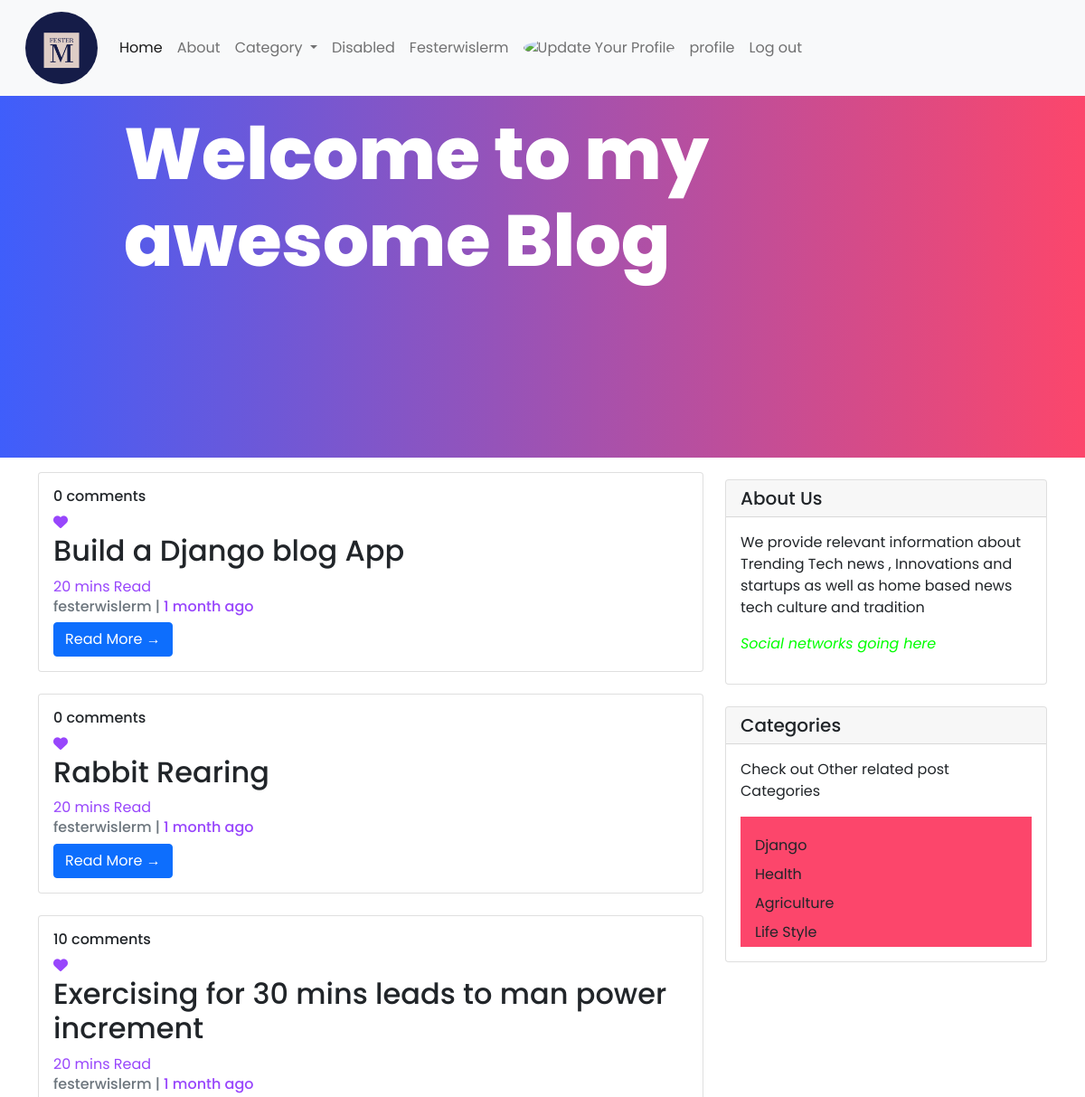
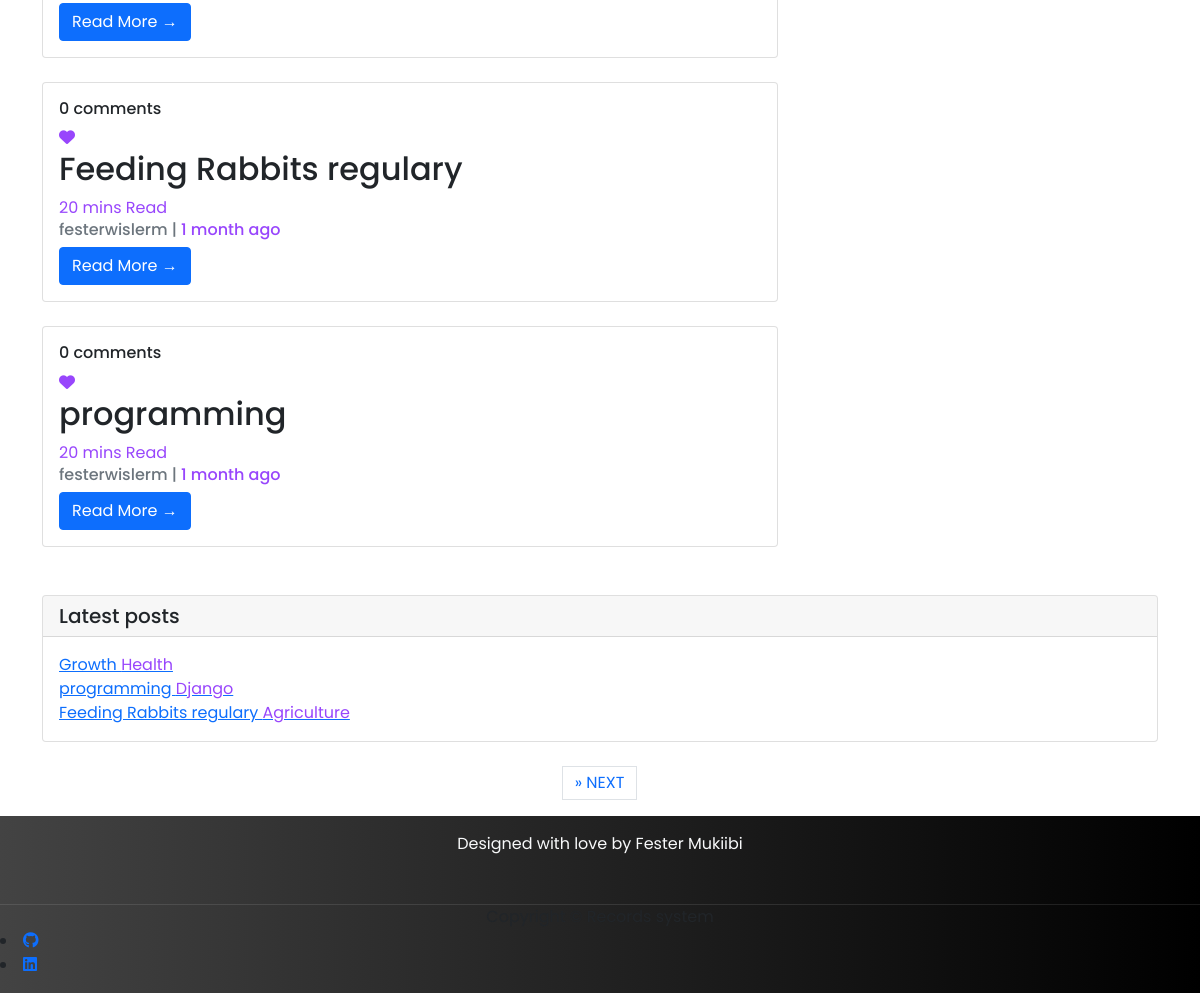
The app's page / (signed in), older data (2 pictures, top to bottom).
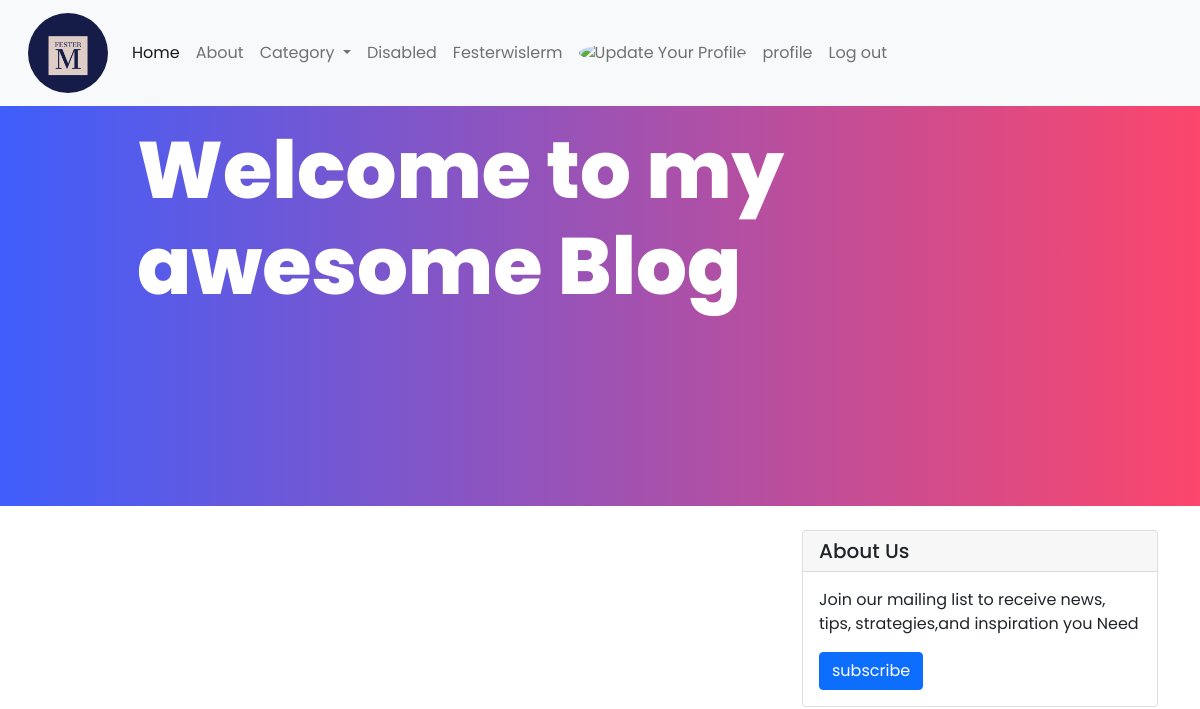
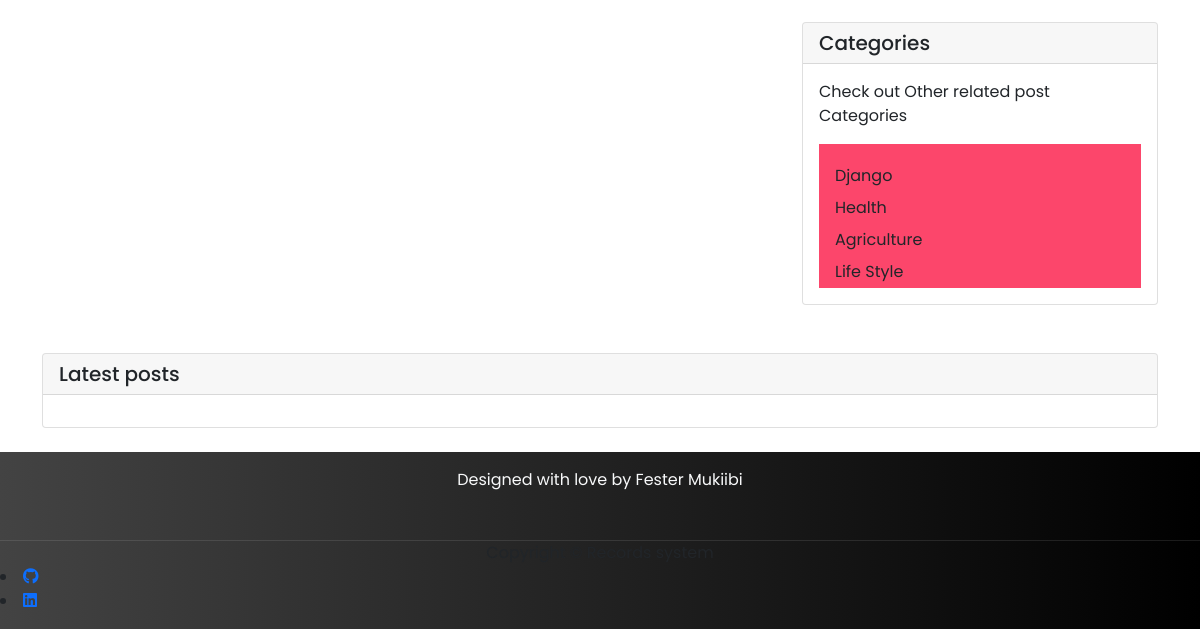
The same page, newer data (2 pictures, top to bottom).
### blogApp/models.py (models this page shows, shortened)
class Post (models.Model):
     title = models.CharField(max_length=100, unique=True)
     slug = models.SlugField(max_length=200, unique=True)
     author = models.ForeignKey(User, on_delete=models.CASCADE)
     updated_on = models.DateTimeField(auto_now=True)
     content = tinymce_models.HTMLField()
     created_on = models.DateTimeField(auto_now_add=True)
     status = models.IntegerField(choices=STATUS, default=0)
     postImg = models.FileField(
          upload_to="images/", null=True, blank=True, verbose_name="Post Image")
     category = models.ForeignKey(
          Category_post, on_delete=models.CASCADE, default=True, null=True)
     class Meta:
          ordering = ['-created_on']

class Category_post(models.Model):
    name = models.CharField(max_length=100)
    def __str__(self) -> str:
        return (self.name)

### blogApp/views.py (the view)
# urls.py: path('', views.PostList.as_view(), name='home'),
class PostList(generic.ListView):
    queryset = Post.objects.filter(status=1).order_by('created_on')[:6]
    template_name = 'blogapp/index.html'
    paginate_by = 5

### blogApp/views.py (called while the page is built)
def latest_list(request):
    latest_list = Post.objects.filter(created_on__month=9).order_by('-created_on')[:3]
    context = {
        "latest_list": latest_list,
    }
    return context

def category_list(request):
     category_list = Category_post.objects.exclude(name="default")
     context ={
          "category_list": category_list,
     }
     return context

### blogApp/templates/blogapp/index.html (shortened to what this page needs)
{% extends 'blogapp/base.html' %}
{% load static %}
{% load humanize %}
{% block body %}
     <header class="masthead">
          <div class="container">
               <div class="row">
                    <div class="col-md-8 col-md-10 mx-auto">
                         <div class="site-heading">
                              <h1 class="site-heading my-4 mt-3 text-white">Welcome to my awesome Blog</h1>
                         </div>
                    </div>
               </div>
          </div>
     </header>
     <div class="container">
          <div class="row">
               <div class="col-md-8 mt-3 left">
                    {% for post in post_list %}
                    <div class="card mb-4">
                         <div class="card-body">
                              <h6>{{post.comments.count}} comments</h6> <span><i class="fas fa-heart"></i></span>
                              <h2 class="card-title">{{post.title}}</h2><span>20 mins Read</span>
                              <p class="card-text text-muted h6"> {{post.author}} | <span>{{ post.created_on |naturaltime}}</span> </p>
                              <a href="{%url 'post_detail' post.slug %}" class="btn btn-primary">Read More &rarr;</a>
                         </div>
                    </div>
                    {% endfor %}
               </div>
               {% block sidebar %} {% include 'blogapp/sidebar.html' %} {% endblock sidebar %}
          </div>
          <div class="card my-4">
               <h5 class="card-header">Latest posts</h5>
               <div class="card-body">
                         {% for post in latest_list %}
                              <a href="{%url 'post_detail' post.slug %}">{{post.title}}  <span>{{post.category}}</span></a><br>
                         {% endfor %}
                    </div>
               </div>
          </div>
      {% if is_paginated %}
     <nav aria-label="Page navigation conatiner">
          <ul class="pagination justify-content-center">
               {% if page_obj.has_next %}
               <li><a href="?page={{page_obj.next_page_number}}" class="page-link">&raquo; NEXT</a></li>
               {%endif%}
          </ul>
     </nav>
     {% endif %}
{% endblock %}

### blogApp/templates/blogapp/base.html (shortened to what this page needs)
{% load static %}
<!DOCTYPE html>
<html lang="en">
<head>
     <link rel="stylesheet" href="{%static 'blogapp/css/blog.css' %}">
     <link rel="stylesheet" href="{% static 'blogapp/css/fontawesome.css' %}">
     <link href="https://cdn.jsdelivr.net/npm/bootstrap@5.0.2/dist/css/bootstrap.min.css" rel="stylesheet">
     <link rel="stylesheet" href="{% static 'blogapp/bootstrap/css/bootstrap.min.css' %}">
     <link href="https://cdn.jsdelivr.net/npm/bootstrap@5.0.2/dist/css/bootstrap.min.css" rel="stylesheet"
>
     <link rel="stylesheet" href="css/font-awesome.min.css">
</head>
<body>
     <nav class="navbar navbar-expand-lg navbar-light bg-light">
          <div class="container-fluid">
          <a class="navbar-brand" href="#"><img class="rounded-circle account-img" src="/media/images/logo.jpeg" alt="" style="width: 5rem;"></a>
          <div class="collapse navbar-collapse" id="navbarSupportedContent">
               <ul class="navbar-nav me-auto mb-2 mb-lg-0">
               <li class="nav-item">
                    <a class="nav-link active" aria-current="page" href="{%url 'home' %}">Home</a>
               </li>
               <li class="nav-item">
                    <a class="nav-link" href="{%url 'l_view'%}">About</a>
               </li>
               <li class="nav-item dropdown">
                    <a class="nav-link dropdown-toggle" href="#" id="navbarDropdown" role="button" data-bs-toggle="dropdown" aria-expanded="false">
                    Category
                    </a>
               </li>
               <li class="nav-item">
                    <a class="nav-link " href="#" tabindex="-1" aria-disabled="true">Disabled</a>
               </li>
               {% if user.is_authenticated %}
                    <li class="nav-item">
                         <a class="nav-link" href="#" style="text-transform: capitalize;">{{user.username}}</a>
                    </li>
                    <li class="nav-item">
                         <a class="nav-link" href="#"><img class="rounded-circle account-img" src="{{user.profile.image.url}}" alt="Update Your Profile" style="width: 50px;"></a>
                    </li>
                    <li class="nav-item">
                         <a class="nav-link" href="{% url 'profp' %}">profile</a>
                    </li>
                    <li class="nav-item">
                         <a class="nav-link" href="{%url 'logout'%}">Log out</a>
                    </li>
                    {%else%}
                         <li class="nav-item">
                              <a class="nav-link" href="{% url 'login'%}"><em style="color: crimson;">Your Not Logged In! </em> Sign Up</a>
                         </li>
                    {% endif %}
               </ul>
          </div>
          </div>
     </nav>
     {% block body %}{% endblock %}
     <footer class="py-3 bg-grey">
          <p class="m-0 text-light text-center">Designed with love by Fester Mukiibi</p>
          <div class="footer-bottom">
               <p class="m-0 text-dark text-center">Copyright &copy; Records system</p>
               <li><a href="#"><i class="fab fa-github"></i></a></li>
               <li><a href="#"><i class="fab fa-linkedin"></i></a></li>
          </div>
     </footer>
</body>
</html>

### blogApp/templates/blogapp/sidebar.html (shortened to what this page needs)
{% block sidebar %}
{% load static %}
     {% load crispy_forms_tags %}
     <div class="col-md-4 float-right">
          {% if post_list %}
          <div class="card my-4">
               <h5 class="card-header">About Us</h5>
               <div class="card-body">
                    <p class="card-text">We provide relevant information about Trending Tech news , Innovations and startups as well as home based news tech culture and
                         tradition
                    </p>
                    <p><em style="color: lime;">Social networks going here</em></p>
               </div>
          </div>
          {% else %}
          <div class="card my-4">
               <h5 class="card-header">About Us</h5>
               <div class="card-body">
                    <p class="card-text">Join our mailing list to receive news, tips, strategies,and inspiration you Need </p>
                    <form method="POST">
                         <button class="btn btn-primary" type="submit">subscribe</button>
                    </form>
               </div>
          </div>
          {%endif%}
          <div class="card my-4">
               <h5 class="card-header">Categories</h5>
               <div class="card-body">
                    <p class="card-text">Check out Other related post Categories</p>
                    <div class="bottom-top pt-3" style="background-color: #FC466B;">
                         {% for category in category_list %}
                         <a class="dropdown-item" href="/category/{{category.name}}" style="transition: 4s ease;">{{category.name| title}}</a>
                         {% endfor %}
                    </div>
               </div>
          </div>
     </div>
{% endblock sidebar %}

### blogApp/static/blogapp/css/blog.css (style rules this page uses)
* { font-family: 'Poppins', sans-serif; margin: 0; padding: 0; }
header { height: 50vh; background: #FC466B; background: -webkit-linear-gradient(to right, #3F5EFB, #FC466B); background: linear-gradient(to right, #3F5EFB, #FC466B); }
h1.site-heading { font-size: 5rem; font-weight: 800; }
h5 { font-weight: 300; }
a img.account-img { width: 100%; height: 100%; }
footer { background: #000000; background: -webkit-linear-gradient(to right, #434343, #000000); background: linear-gradient(to right, #434343, #000000); }
footer .footer-bottom { border-top: 1px solid rgba(255,255,255,0.1); margin-top: 3em; }
*, *:before, *:after { box-sizing: inherit; }
.row { display: flex; }

Row changes from the older to the newer data that the page shows:
removed Post: comments.count "0", title "Build a Django blog App", author "festerwislerm", created_on "1 month ago", shown under "Welcome to my awesome Blog"
removed Post: comments.count "0", title "Rabbit Rearing", author "festerwislerm", created_on "1 month ago", shown under "Welcome to my awesome Blog"
removed Post: comments.count "10", title "Exercising for 30 mins leads to man power increment", author "festerwislerm", created_on "1 month ago", shown under "Welcome to my awesome Blog"
removed Post: comments.count "0", title "Feeding Rabbits regulary", author "festerwislerm", created_on "1 month ago", category "Agriculture"
removed Post: comments.count "0", title "programming", author "festerwislerm", created_on "1 month ago", category "Django"
removed Post: title "Growth", category "Health", shown under "Latest posts"
Text that changed along with them:
text no longer shown: "We provide relevant information about Trending Tech news , Innovations and startups as well as home based news tech culture and tradition Social networks going here » NEXT"
text now shown: "Join our mailing list to receive news, tips, strategies,and inspiration you Need subscribe"
